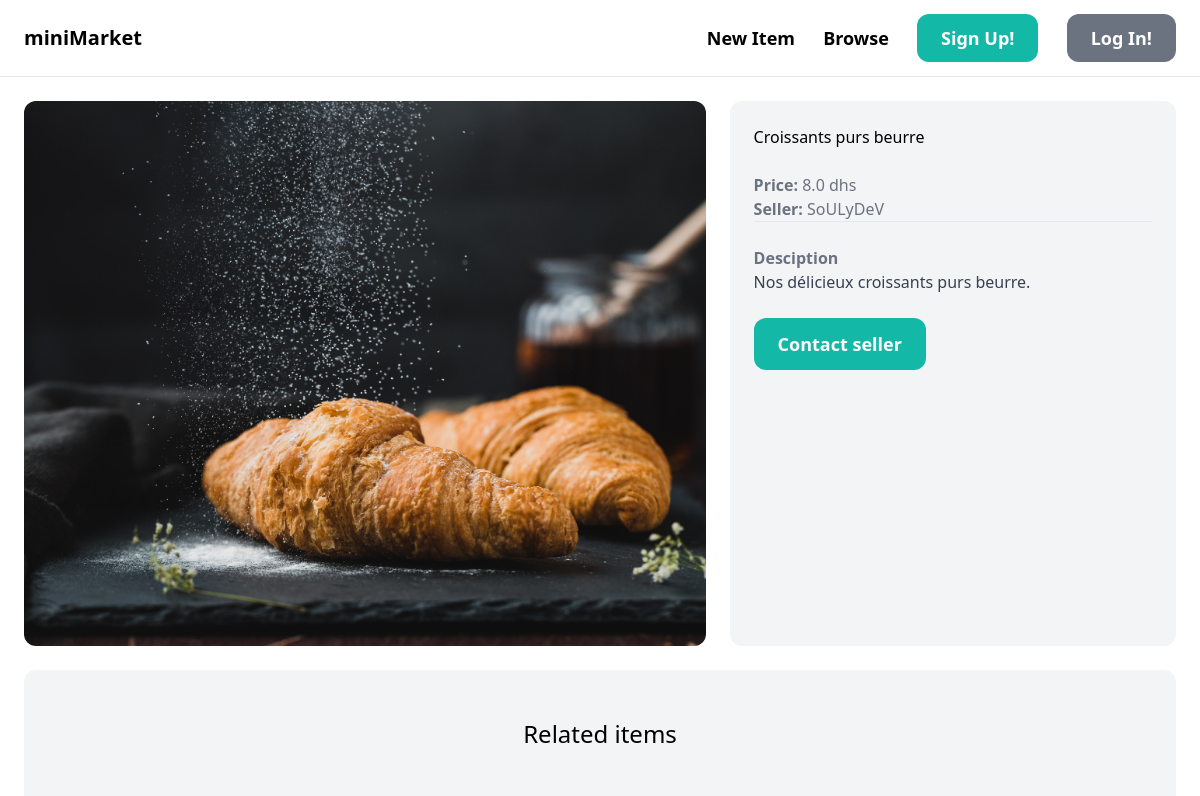
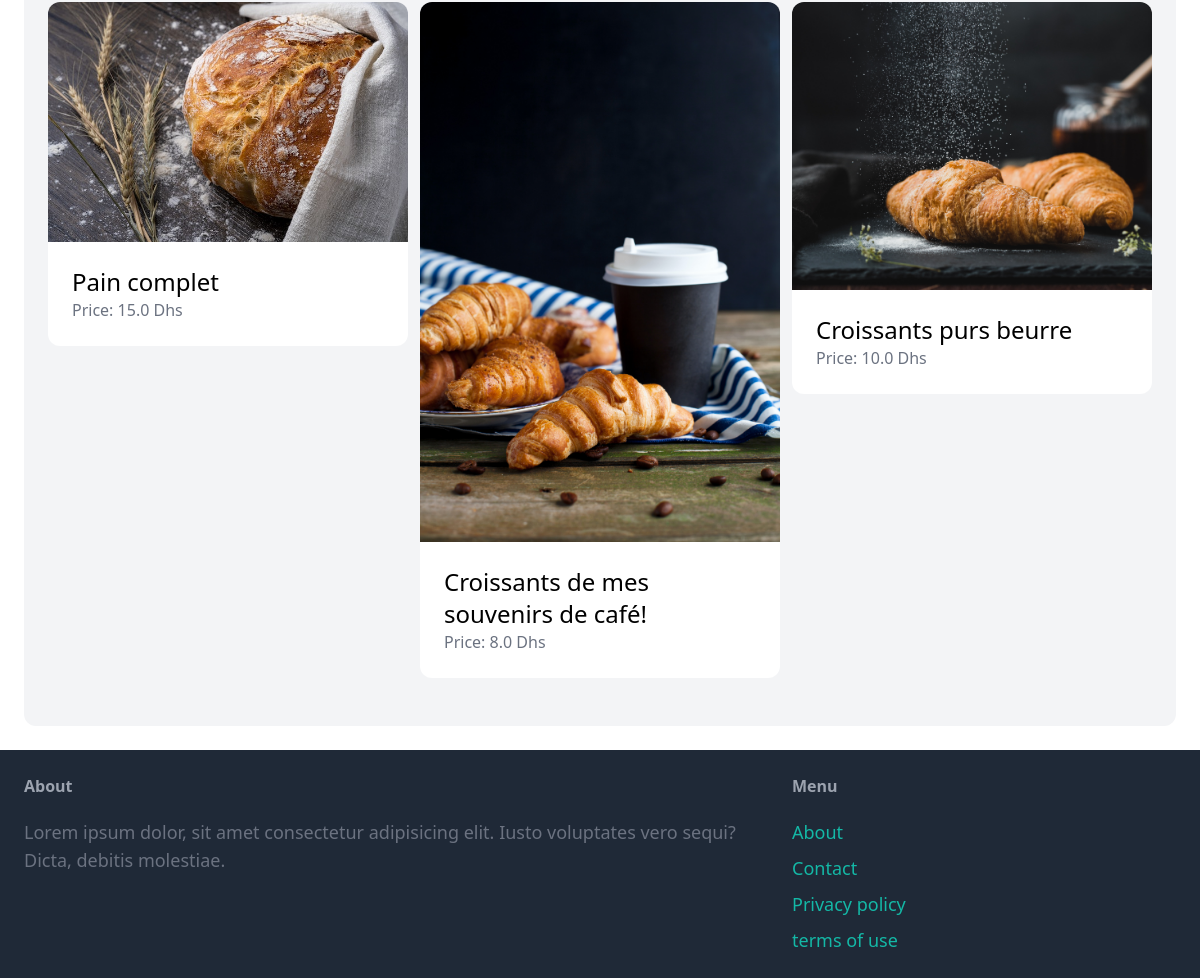
Screenshot of /items/2/ with the database file from the repository (2 pictures, top to bottom).
### item/models.py (models this page shows, shortened)
class Item(models.Model):
    category = models.ForeignKey(Category, related_name='items', on_delete=models.CASCADE)
    name = models.CharField(max_length=255)
    description = models.TextField(blank=True, null=True)
    price = models.FloatField()
    image = models.ImageField(upload_to='item_images', blank=True, null=True)
    is_sold = models.BooleanField(default=False)
    created_by = models.ForeignKey(User, related_name='items', on_delete=models.CASCADE)
    created_at = models.DateTimeField(auto_now_add=True)

### item/views.py (the view)
# urls.py: path('<int:pk>/', views.detail, name='detail'),
def detail(request, pk):
    item = get_object_or_404(Item, pk=pk)
    related_items = Item.objects.filter(category=item.category, is_sold=False).exclude(pk=pk)[0:3]
    return render(request, 'item/detail.html', {
        'item': item,
        'related_items': related_items
    })

### item/templates/item/detail.html (shortened to what this page needs)
{% extends 'core/base.html' %}
{% block content %}
<div class="grid grid-cols-5 gap-6">
    <div class="col-span-3">
        <img src="{{ item.image.url }}" class="rounded-xl mx-auto">
    </div>
    <div class="col-span-2 p-6 bg-gray-100 rounded-xl">
        <h1 class="mb-6 text-3-xl">{{ item.name }}</h1>
        <p class="text-gray-500"><strong>Price: </strong>{{ item.price }} dhs</p>
        <p class="text-gray-500"><strong>Seller: </strong>{{ item.created_by }}</p>
        <hr>
        {% if item.description %}
            <p class="mt-6 text-gray-700">
                <strong class="text-gray-500">Desciption</strong><br>
                {{ item.description }}
            </p>
        {% endif %}
        {% if request.user == item.created_by %}
            <div class="mt-6 p-6 bg-white rouded-xl">
                <p>This is your item!</p>
                <a href="{% url 'item:edit' item.id %}" class="inline-block mt-6 px-6 py-3 text-lg font-semibold bg-teal-500 text-white rounded-xl">Edit</a>
                <a href="{% url 'item:delete' item.id %}" class="inline-block mt-6 px-6 py-3 text-lg font-semibold bg-red-500 text-white rounded-xl">Delete</a>
            </div>
        {% else %}
            <a href="{% url 'chat:new' item.id %}" class="inline-block mt-6 px-6 py-3 text-lg font-semibold bg-teal-500 text-white rounded-xl hover:bg-teal-700">Contact seller</a>
        {% endif %}
    </div>
</div>
<div class="mt-6 px-6 py-12 bg-gray-100 rounded-xl">
    <h2 class="mb-12 text-2xl text-center">Related items</h2>
    <div class="grid grid-cols-3 gap-3">
        {% for item in related_items %}
        <div>
            <a href="{% url 'item:detail' item.id %}">
                <div>
                    <img src="{{ item.image.url }}" class="rounded-t-xl">
                </div>
                <div class="p-6 bg-white rounded-b-xl">
                    <h2 class="text-2xl">{{ item.name }}</h2>
                    <p class="text-gray-500">Price: {{ item.price }} Dhs</p>
                </div>
            </a>
        </div>
        {% endfor %}
    </div>
</div>
{% endblock %}

### rows the page displays
Item: image (picture), name "Croissants purs beurre", price "8.0", created_by "SoULyDeV", description "Nos délicieux croissants purs beurre."
Item: image (picture), name "Pain complet", price "15.0"
Item: image (picture), name "Croissants de mes souvenirs de café!", price "8.0"
Item: image (picture), name "Croissants purs beurre", price "10.0"
